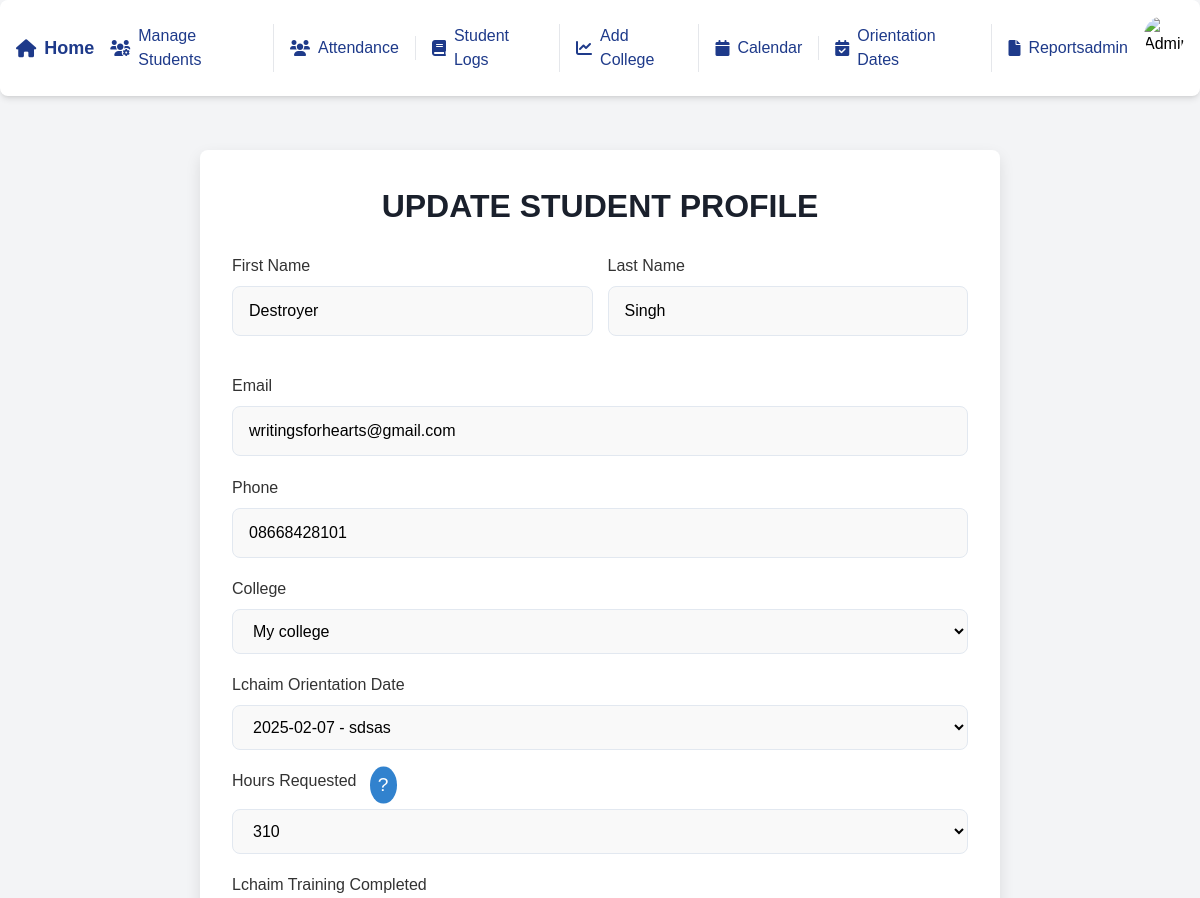
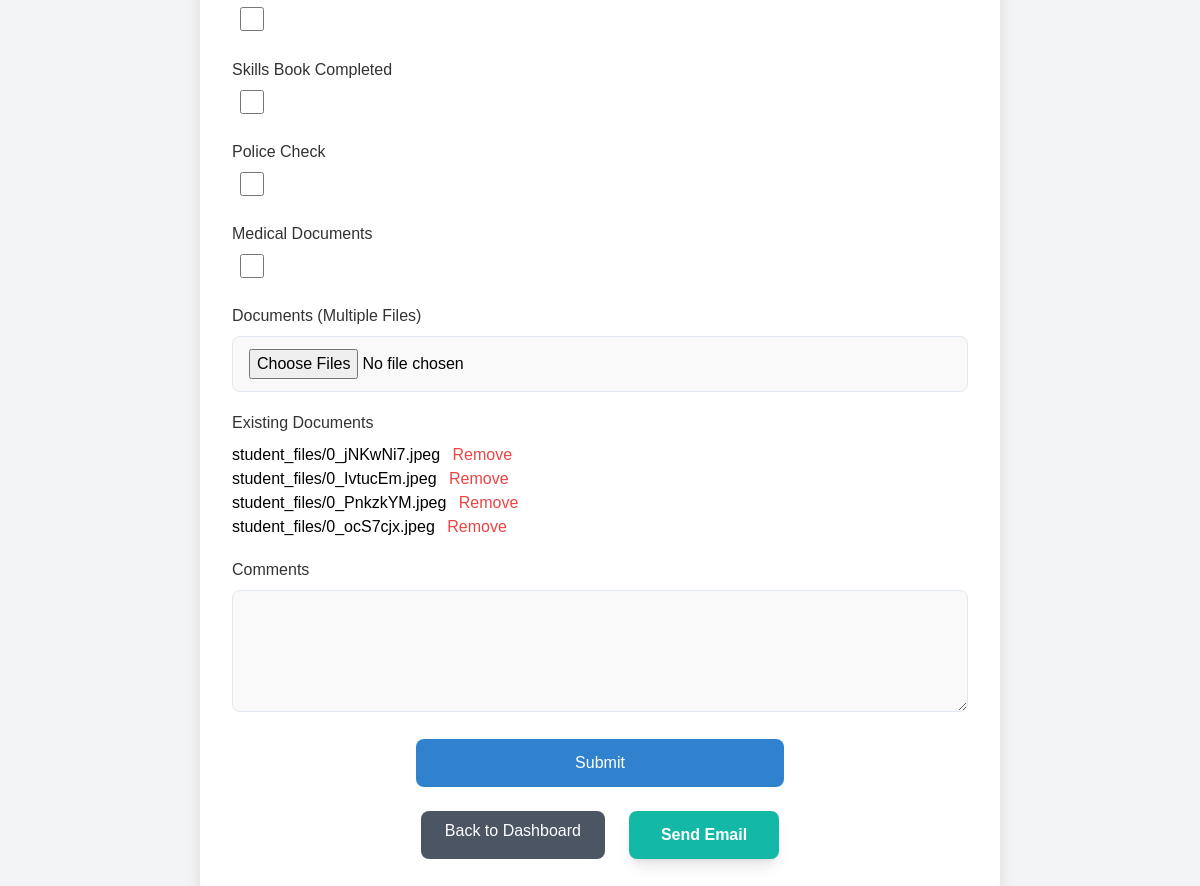
Page /update/63/ (signed in) on the committed database (2 pictures, top to bottom).
### students/models.py (models this page shows, shortened)
class StudentProfile(models.Model):
    SHIFT_CHOICES = [
        ('Weekdays', 'Weekdays'),
        ('Weekends', 'Weekends'),
    ]
    WEEKDAYS_CHOICES = [
        ('Monday', 'Monday'),
        ('Tuesday', 'Tuesday'),
        ('Wednesday', 'Wednesday'),
        ('Thursday', 'Thursday'),
        ('Friday', 'Friday'),
    ]
    first_name = models.CharField(max_length=100)
    last_name = models.CharField(max_length=100)
    phone = models.CharField(max_length=15, default='')
    email = models.EmailField(unique=True)
    college_contact_person = models.EmailField(default='', blank=True)
    school = models.CharField(max_length=100)
    college = models.ForeignKey(College, on_delete=models.SET_NULL, null=True, blank=True)
    lchaim_training_completed = models.BooleanField(default=False)
    police_check = models.BooleanField(default=False)
    med_docs = models.BooleanField(default=False)
    hours_requested = models.IntegerField(null=True)
    hours_completed = models.PositiveIntegerField(default=0)
    shift_requested = models.CharField(max_length=10, choices=SHIFT_CHOICES)
    weekdays_selected = models.TextField(null=True, blank=True)
    assigned_shift = models.ForeignKey(Shift, on_delete=models.SET_NULL, null=True, blank=True, related_name="students")
    start_date = models.DateField(null=True)
    end_date = models.DateField(null=True)
    lchaim_orientation_date = models.ForeignKey(OrientationDate, on_delete=models.SET_NULL, null=True, blank=True)
    skills_book_completed = models.BooleanField(default=False)
    comments = models.TextField(blank=True, null=True)
    status = models.CharField(
        max_length=10,
        choices=[('Training', 'Training'), ('Graduated', 'Graduated')],
        default='Training'
    )

class StudentFile(models.Model):
    student = models.ForeignKey(StudentProfile, on_delete=models.CASCADE, related_name="files")
    file = models.FileField(upload_to="student_files/")
    uploaded_at = models.DateTimeField(auto_now_add=True)
    class Meta:
        ordering = ['uploaded_at']

### students/views.py (the view)
    def wrap(request, *args, **kwargs):
        if not request.user.groups.filter(name='Admin').exists():
            return redirect('student_profile_list')
        return function(request, *args, **kwargs)

### students/models.py (called while the page is built)
    def __str__(self):
        return self.name

### students/views.py (called while the page is built)
def admin_required(function):
    def wrap(request, *args, **kwargs):
        if not request.user.groups.filter(name='Admin').exists():
            return redirect('student_profile_list')
        return function(request, *args, **kwargs)
    return wrap

@admin_required
def update_student_profile(request, pk):
    profile = get_object_or_404(StudentProfile, pk=pk)
    if request.method == "POST":
        form = StudentProfileForm(request.POST, request.FILES, instance=profile)
        if form.is_valid():
            student_profile = form.save()
            if 'documents' in request.FILES:
                files = request.FILES.getlist('documents')
                for file in files:
                    StudentFile.objects.create(student=student_profile, file=file)
            return redirect('student_profile_list')
        else :
            print("File Error:", form.errors)
    else:
        form = StudentProfileForm(instance=profile)
    existing_files = StudentFile.objects.filter(student=profile)
    return render(request, 'update_profile.html', {
        'form': form,
        'existing_files': existing_files
    })

### students/templates/update_profile.html (shortened to what this page needs)
{% load static %}
<!DOCTYPE html>
<html lang="en">
<head>
    <script src="https://cdn.tailwindcss.com"></script>
</head>
<body class="bg-gray-100">
    {% include 'navbar.html' %}
    <div class="form-container mt-20">
        <h2>Update Student Profile</h2>
        <form method="post" enctype="multipart/form-data">
            <div class="form-row">
                <div class="form-group">
                    <label for="id_first_name">First Name</label>
                    {{ form.first_name }}
                </div>
                <div class="form-group">
                    <label for="id_last_name">Last Name</label>
                    {{ form.last_name }}
                </div>
            </div>
            <div class="form-group">
                <label for="id_email">Email</label>
                {{ form.email }}
            </div>
            <div class="form-group">
                <label for="id_phone">Phone</label>
                {{ form.phone }}
            </div>
            <div class="form-group">
                <label for="id_college">College</label>
                {{ form.college }}
            </div>
            <div class="form-group">
                <label for="id_lchaim_orientation_date">Lchaim Orientation Date</label>
                {{ form.lchaim_orientation_date }}
            </div>
            <div class="form-group relative">
                <div class="flex items-center mb-2">
                    <label for="id_hours_requested" class="mr-2">Hours Requested</label>
                    <div class="group relative">
                        <button type="button" class="info-button ml-2" aria-label="Hover to get info">
                            ?
                        </button>
                    </div>
                </div>
                {{ form.hours_requested }}
            </div>
            <div class="form-group">
                <label for="id_lchaim_training_completed">Lchaim Training Completed</label>
                <div class="custom-switch">
                    {{ form.lchaim_training_completed }}
                </div>
            </div>
            <div class="form-group">
                <label for="id_skills_book_completed">Skills Book Completed</label>
                <div class="custom-switch">
                    {{ form.skills_book_completed }}
                </div>
            </div>
            <div class="form-group">
                <label for="id_police_check">Police Check</label>
                <div class="custom-switch">
                    {{ form.police_check }}
                </div>
            </div>
            <div class="form-group">
                <label for="id_med_docs">Medical Documents</label>
                <div class="custom-switch">
                    {{ form.med_docs }}
                </div>
            </div>
            <div class="form-group">
                <label for="id_documents">Documents (Multiple Files)</label>
                <input type="file" id="id_documents" name="documents" multiple class="form-control">
            </div>
            {% if existing_files %}
            <div class="form-group mt-4">
                <label for="existing_documents">Existing Documents</label>
                <ul>
                    {% for file in existing_files %}
                    <li>
                        {{ file.file.name }}
                        <a href="{% url 'remove_file' pk=file.pk %}" class="text-red-500 ml-2">Remove</a>
                    </li>
                    {% endfor %}
                </ul>
            </div>
            {% endif %}
            <div class="form-group">
                <label for="id_comments">Comments</label>
                {{ form.comments }}
            </div>
            <div class="button-container">
                <button type="submit">Submit</button>
            </div>
        </form>
        <div class="mt-6 flex justify-center space-x-6">
            <a href="{% url 'student_profile_list' %}"
                class="inline-block bg-gray-600 text-white rounded-lg py-2 px-6 hover:bg-gray-700 focus:outline-none focus:ring-2 focus:ring-gray-500 focus:ring-offset-2 transition-all duration-300 ease-in-out transform hover:scale-105">
                Back to Dashboard
            </a>
            <button id="send-email-btn" data-student-id="{{ student.id }}"
                class="inline-block bg-teal-500 text-white font-semibold py-3 px-8 rounded-lg shadow-lg hover:bg-teal-600 transform hover:scale-105 transition-all duration-300 ease-in-out focus:outline-none focus:ring-2 focus:ring-teal-500 focus:ring-offset-2">
                Send Email
            </button>
        </div>
    </div>
</body>
</html>

### students/templates/navbar.html (shortened to what this page needs)
<!DOCTYPE html>
<html lang="en">
<head>
    <link href="https://cdnjs.cloudflare.com/ajax/libs/font-awesome/6.0.0-beta3/css/all.min.css" rel="stylesheet">
    <script src="https://cdn.tailwindcss.com"></script>
</head>
<body class="bg-gray-100">
<div class="fixed w-full top-0 left-0 z-20">
    <div class="bg-white shadow-md p-4 rounded-lg flex justify-between items-center">
        <div class="flex items-center space-x-4">
            <a href="/" class="text-blue-900 hover:text-blue-700 text-lg font-semibold flex items-center space-x-2 transition duration-300">
                <i class="fas fa-home"></i>
                <span>Home</span>
            </a>
        </div>
        <div class="hidden lg:flex items-center space-x-4">
            <a href="{% url 'student_profile_list' %}" class="text-blue-900 hover:text-blue-700 flex items-center space-x-2 transition duration-300 border-r pr-4">
                <i class="fas fa-users-cog"></i> <span>Manage Students</span>
            </a>
            <a href="{% url 'student_attendance' %}" class="text-blue-900 hover:text-blue-700 flex items-center space-x-2 transition duration-300 border-r pr-4">
                <i class="fas fa-users"></i> <span>Attendance</span>
            </a>
            <a href="{% url 'student_logs' %}" class="text-blue-900 hover:text-blue-700 flex items-center space-x-2 transition duration-300 border-r pr-4">
                <i class="fas fa-book"></i> <span>Student Logs</span>
            </a>
            <a href="{% url 'create_college' %}" class="text-blue-900 hover:text-blue-700 flex items-center space-x-2 transition duration-300 border-r pr-4">
                <i class="fas fa-chart-line"></i> <span>Add College</span>
            </a>
            <a href="{% url 'calendar_student_logs' %}" class="text-blue-900 hover:text-blue-700 flex items-center space-x-2 transition duration-300 border-r pr-4">
                <i class="fas fa-calendar"></i> <span>Calendar</span>
            </a>
            <a href="{% url 'orientation_date_list' %}" class="text-blue-900 hover:text-blue-700 flex items-center space-x-2 transition duration-300 border-r pr-4">
                <i class="fas fa-calendar-check"></i> <span>Orientation Dates</span>
            </a>
            <a href="{% url 'reports' %}" class="text-blue-900 hover:text-blue-700 flex items-center space-x-2 transition duration-300">
                <i class="fas fa-file"></i> <span>Reports</span>
            </a>
        </div>
        <div class="hidden lg:flex items-center space-x-4 relative">
            <span class="text-blue-900">{{ user.username }}</span>
            <div class="relative">
                <button id="profileDropdownToggle" class="focus:outline-none">
                    {% if user.is_superuser %}
                    <img src="https://imgs.search.brave.com/NC51VdJXCpWmrErvqbLS_f4HHRojgDZTWB6Bi_doPWA/rs:fit:860:0:0:0/g:ce/aHR0cHM6Ly9pbWcu/ZnJlZXBpay5jb20v/ZnJlZS1waG90by9w/b3J0cmFpdC1zZW5p/b3ItZmVtYWxlLXBy/b2Zlc3Nvci1lZHVj/YXRpb24tZGF5XzIz/LTIxNTA5ODAwODgu/anBnP3NlbXQ9YWlz/X2h5YnJpZA" alt="Admin Avatar" class="w-10 h-10 rounded-full cursor-pointer">
                    {% else %}
                    <img src="https://imgs.search.brave.com/4dZymj9_G3yyq_rtQBB3436cJcDYW3nWByX4-l_re3s/rs:fit:500:0:0:0/g:ce/aHR0cHM6Ly9pLnBp/bmltZy5jb20vb3Jp/Z2luYWxzL2FmL2Y5/LzVkL2FmZjk1ZGMx/MjVhMzg1ZDBkNmM1/YzVlNDdiNjliMzdh/LmpwZw" alt="School Avatar" class="w-10 h-10 rounded-full cursor-pointer">
                    {% endif %}
                </button>
            </div>
        </div>
    </div>
</div>
</body>
</html>

### students/templates/update_profile.html (style rules this page uses)
* { margin: 0; padding: 0; box-sizing: border-box; }
body { background: #f4f9fd; font-family: 'Poppins', sans-serif; display: flex; justify-content: center; align-items: flex-start; min-height: 100vh; padding-top: 70px; }
.form-container { background: #ffffff; padding: 2rem; border-radius: 8px; box-shadow: 0 6px 15px rgba(0, 0, 0, 0.1); width: 100%; max-width: 800px; margin-bottom: 30px; transition: transform 0.3s ease, box-shadow 0.3s ease; }
.form-container h2 { font-size: 2rem; margin-bottom: 1.5rem; color: #1a202c; font-weight: 600; text-align: center; text-transform: uppercase; }
.form-group { margin-bottom: 1.2rem; }
.form-group label { font-size: 1rem; color: #333; font-weight: 500; display: block; margin-bottom: 0.5rem; }
.form-group input, .form-group select, .form-group textarea { width: 100%; padding: 0.75rem 1rem; font-size: 1rem; border-radius: 8px; border: 1px solid #e2e8f0; background: #f9f9f9; transition: all 0.3s ease; }
.form-row { display: grid; grid-template-columns: 1fr 1fr; gap: 15px; margin-bottom: 1.2rem; }
.form-group textarea { resize: vertical; min-height: 100px; }
.button-container { display: flex; justify-content: center; margin-top: 1.2rem; }
button[type="submit"] { background: #3182ce; color: white; border: none; padding: 0.75rem 1.5rem; font-size: 1rem; border-radius: 8px; width: 50%; cursor: pointer; transition: background-color 0.3s ease, transform 0.3s ease; }
.custom-switch input[type="checkbox"] { width: 2.5rem; height: 1.5rem; border-radius: 1rem; background-color: #e2e8f0; transition: 0.3s; }
.custom-switch input[type="checkbox"]:before { content: ''; position: absolute; top: 0.125rem; left: 0.125rem; width: 1.25rem; height: 1.25rem; background-color: white; border-radius: 50%; transition: 0.3s; }
.info-button { background-color: #3182ce; color: white; border: none; padding: 0.25rem 0.5rem; font-size: 1.2rem; border-radius: 50%; cursor: pointer; position: absolute; top: 50%; right: -2rem; transform: translateY(-50%); transition: background-color 0.3s ease; }

### rows in the picture
StudentProfile: first_name "Destroyer", last_name "Singh", email "writingsforhearts@gmail.com", phone "08668428101", college "My college", lchaim_orientation_date "2025-02-07 - sdsas", hours_requested "310"
StudentFile: file.name "student_files/0_jNKwNi7.jpeg"
StudentFile: file.name "student_files/0_IvtucEm.jpeg"
StudentFile: file.name "student_files/0_PnkzkYM.jpeg"
StudentFile: file.name "student_files/0_ocS7cjx.jpeg"

### other values in the picture
{{ user.username }} "admin"
